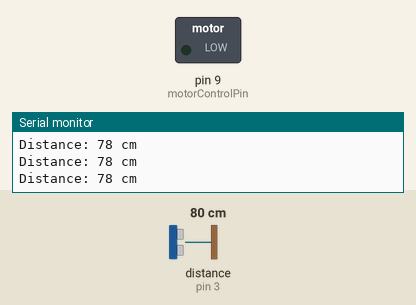
Simulated run of this sketch. Board: Arduino Uno, built with avr-gcc and run on an emulated ATmega328P. Parts: switched loads named in the sketch (green lamp = pin HIGH), the last lines printed to the serial monitor. Wiring (inferred from the names in the program): ultrasonic range finder: trigger pin 2; echo pin 3. Inputs (shaded band) come from the test bench; at power-on: distance to the obstacle (sensor on pin 3) 80 cm. The echo pulse lasts 58.3 µs per cm; pins used as bus, display or sensor lines are not drawn.

Above: at 1.2 s.
1.3 s: distance to the obstacle (sensor on pin 3) set to 22 cm
2.8 s: distance to the obstacle (sensor on pin 3) set to 18 cm
At 3.5 s:
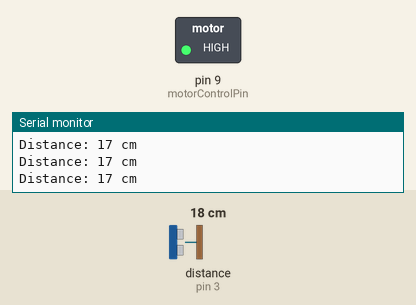
4.4 s: distance to the obstacle (sensor on pin 3) set to 35 cm
At 5.6 s:
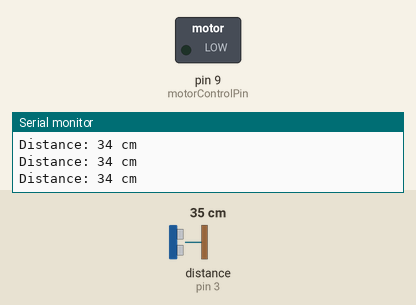
5.9 s: distance to the obstacle (sensor on pin 3) set to 9 cm
At 7.1 s:
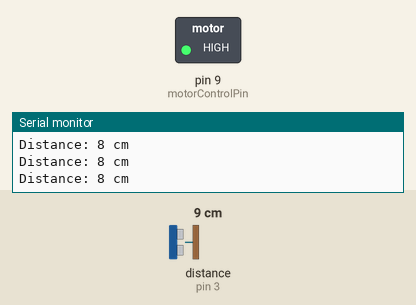
Timing chart, 0 to 8.4 s (numbered marks = the images above; inputs shaded):
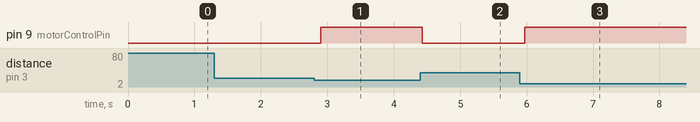

The sketch:

2a.ino
```cpp
// Constants for ultrasonic sensor pins
const int trigPin = 2;
const int echoPin = 3;

// Constants for motor control with MOSFET
const int motorControlPin = 9;

void setup() {
  // Initialize serial communication
  Serial.begin(9600);

  // Set ultrasonic sensor pins
  pinMode(trigPin, OUTPUT);
  pinMode(echoPin, INPUT);

  // Set motor control pin
  pinMode(motorControlPin, OUTPUT);
}

void loop() {
  // Trigger ultrasonic sensor to measure distance
  digitalWrite(trigPin, LOW);
  delayMicroseconds(2);
  digitalWrite(trigPin, HIGH);
  delayMicroseconds(10);
  digitalWrite(trigPin, LOW);

  // Read the echo pulse duration to calculate distance
  long duration = pulseIn(echoPin, HIGH);
  int distance = duration * 0.034 / 2; // Convert pulse duration to distance in cm

  Serial.print("Distance: ");
  Serial.print(distance);
  Serial.println(" cm");

  // Check distance threshold to activate fan motor
  if (distance < 20) {  // Adjust this threshold as needed
    // Turn on the motor using MOSFET
    digitalWrite(motorControlPin, HIGH);
  } else {
    // Turn off the motor
    digitalWrite(motorControlPin, LOW);
  }

  delay(100); // Adjust delay time as needed for sensor readings
}
```

Measured:
- the behaviour switches between 21 and 20 cm on distance to the obstacle (sensor on pin 3) (found by bisection; images 0 and 1)
- after the input at 2.8 s, pin 9 (motorControlPin): LOW → HIGH after 0.10 s
- after the input at 4.4 s, pin 9 (motorControlPin): HIGH → LOW at once
- after the input at 5.9 s, pin 9 (motorControlPin): LOW → HIGH after 0.07 s
